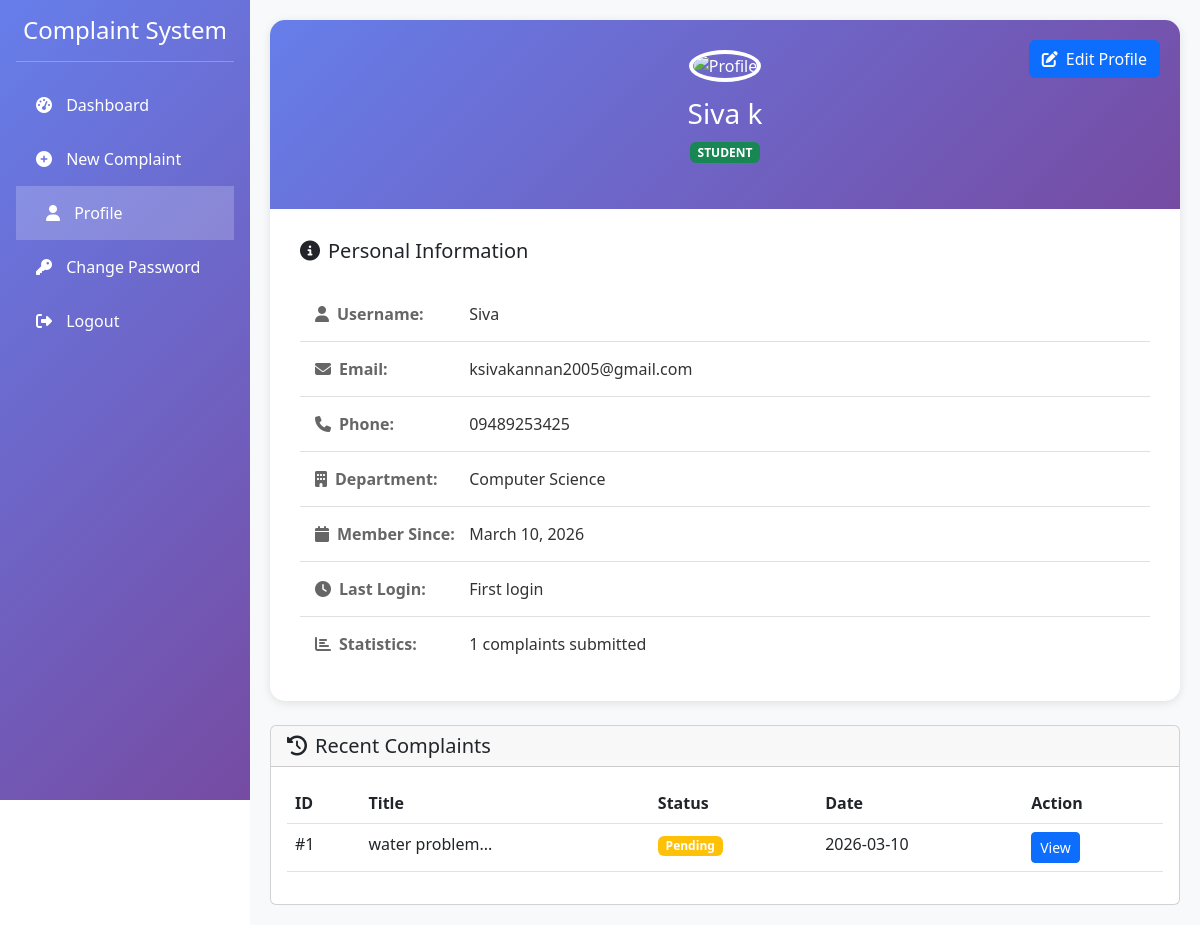
/profile (signed in), run on an earlier commit of the app's database.
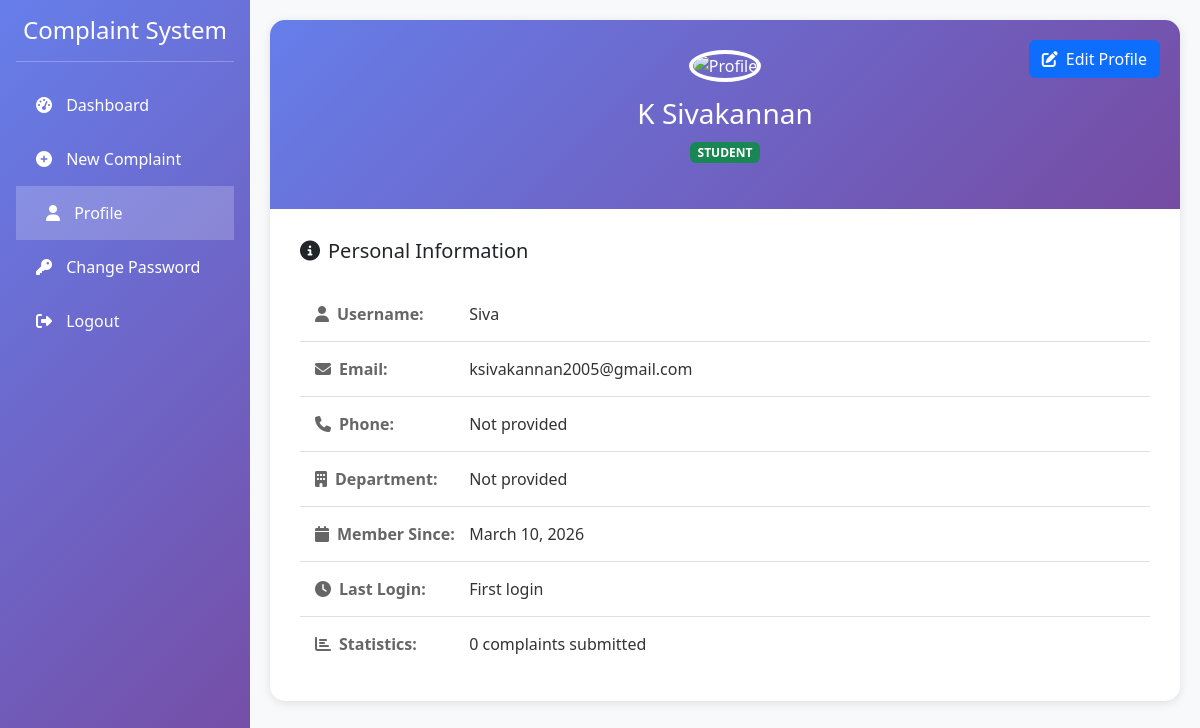
And on a later commit of the database.
### app.py (models this page shows)
class User(db.Model):
    __tablename__ = 'user'
    id = db.Column(db.Integer, primary_key=True)
    username = db.Column(db.String(80), unique=True, nullable=False)
    password = db.Column(db.String(120), nullable=False)
    email = db.Column(db.String(120), unique=True, nullable=False)
    full_name = db.Column(db.String(120), nullable=False)
    role = db.Column(db.String(20), nullable=False, default='student')
    department = db.Column(db.String(50))
    phone = db.Column(db.String(15))
    created_at = db.Column(db.DateTime, default=datetime.utcnow)
    last_login = db.Column(db.DateTime)
    status = db.Column(db.Boolean, default=True)
    complaints = db.relationship('Complaint',
                                foreign_keys='Complaint.user_id',
                                backref='complainant',
                                lazy=True)
    assigned_complaints = db.relationship('Complaint',
                                         foreign_keys='Complaint.assigned_to',
                                         backref='assignee',
                                         lazy=True)

class Complaint(db.Model):
    __tablename__ = 'complaint'
    id = db.Column(db.Integer, primary_key=True)
    user_id = db.Column(db.Integer, db.ForeignKey('user.id'), nullable=False)
    title = db.Column(db.String(200), nullable=False)
    description = db.Column(db.Text, nullable=False)
    category = db.Column(db.String(50), nullable=False)
    priority = db.Column(db.String(20), default='Medium')
    status = db.Column(db.String(20), default='Pending')
    assigned_to = db.Column(db.Integer, db.ForeignKey('user.id'))
    submitted_at = db.Column(db.DateTime, default=datetime.utcnow)
    last_updated = db.Column(db.DateTime, default=datetime.utcnow, onupdate=datetime.utcnow)
    resolved_at = db.Column(db.DateTime)
    attachment = db.Column(db.String(200))
    anonymous = db.Column(db.Boolean, default=False)
    feedback_rating = db.Column(db.Integer)
    feedback_comment = db.Column(db.Text)

### app.py (the view)
@app.route('/profile')
@login_required
def profile():
    user = User.query.get(session['user_id'])
    return render_template('profile.html', user=user)

### app.py (called while the page is built)
def login_required(f):
    @wraps(f)
    def decorated_function(*args, **kwargs):
        if 'user_id' not in session:
            flash('Please login first!', 'warning')
            return redirect(url_for('login'))
        return f(*args, **kwargs)
    return decorated_function

### templates/profile.html (shortened to what the changed rows need)
<!DOCTYPE html>
<html>
<head>
    <link href="https://cdn.jsdelivr.net/npm/bootstrap@5.3.0/dist/css/bootstrap.min.css" rel="stylesheet">
    <link rel="stylesheet" href="https://cdnjs.cloudflare.com/ajax/libs/font-awesome/6.4.0/css/all.min.css">
</head>
<body>
    <div class="main-content">
        <div class="profile-card position-relative">
            <div class="profile-header">
                <img src="{{ url_for('static', filename='uploads/' + (user.profile_pic if user.profile_pic else 'default.jpg')) }}"
                     alt="Profile" class="profile-img">
                <h3>{{ user.full_name }}</h3>
                <p>
                    <span class="badge bg-{{ 'danger' if user.role == 'admin' else 'info' if user.role == 'faculty' else 'success' }}">
                        {{ user.role|upper }}
                    </span>
                </p>
            </div>
            <div class="profile-body">
                <div class="info-row">
                    <span class="info-label"><i class="fas fa-user me-2"></i>Username:</span>
                    <span class="info-value">{{ user.username }}</span>
                </div>
                <div class="info-row">
                    <span class="info-label"><i class="fas fa-envelope me-2"></i>Email:</span>
                    <span class="info-value">{{ user.email }}</span>
                </div>
                <div class="info-row">
                    <span class="info-label"><i class="fas fa-phone me-2"></i>Phone:</span>
                    <span class="info-value">{{ user.phone or 'Not provided' }}</span>
                </div>
                <div class="info-row">
                    <span class="info-label"><i class="fas fa-building me-2"></i>Department:</span>
                    <span class="info-value">{{ user.department or 'Not provided' }}</span>
                </div>
                <div class="info-row">
                    <span class="info-label"><i class="fas fa-calendar me-2"></i>Member Since:</span>
                    <span class="info-value">{{ user.created_at.strftime('%B %d, %Y') }}</span>
                </div>
                <div class="info-row">
                    <span class="info-label"><i class="fas fa-chart-bar me-2"></i>Statistics:</span>
                    <span class="info-value">
                        {% if user.role == 'student' %}
                            {{ user.complaints|length }} complaints submitted
                        {% elif user.role == 'faculty' %}
                            {{ user.assigned_complaints|length }} complaints assigned
                        {% elif user.role == 'admin' %}
                            Administrator access
                        {% endif %}
                    </span>
                </div>
            </div>
        </div>
        {% if user.role == 'student' and user.complaints %}
        <div class="card mt-4">
            <div class="card-header">
                <h5 class="mb-0"><i class="fas fa-history me-2"></i>Recent Complaints</h5>
            </div>
            <div class="card-body">
                <div class="table-responsive">
                    <table class="table table-hover">
                        <thead>
                            <tr>
                                <th>ID</th>
                                <th>Title</th>
                                <th>Status</th>
                                <th>Date</th>
                                <th>Action</th>
                            </tr>
                        </thead>
                        <tbody>
                            {% for complaint in user.complaints[:5] %}
                            <tr>
                                <td>#{{ complaint.id }}</td>
                                <td>{{ complaint.title[:30] }}...</td>
                                <td>
                                    <span class="badge bg-{{ 'warning' if complaint.status == 'Pending' else 'info' if complaint.status == 'In Progress' else 'success' }}">
                                        {{ complaint.status }}
                                    </span>
                                </td>
                                <td>{{ complaint.submitted_at.strftime('%Y-%m-%d') }}</td>
                                <td>
                                    <a href="{{ url_for('view_complaint', complaint_id=complaint.id) }}"
                                       class="btn btn-sm btn-primary">
                                        View
                                    </a>
                                </td>
                            </tr>
                            {% endfor %}
                        </tbody>
                    </table>
                </div>
            </div>
        </div>
        {% endif %}
    </div>
</body>
</html>

What changed in the data, as far as the page shows it:
removed Complaint: id "1", title "water problem", status "Pending", submitted_at "2026-03-10"
changed User "Siva": full_name "Siva k" → "K Sivakannan"; phone "09489253425" → "Not provided"; department "Computer Science" → "Not provided"
Also different on the page:
{{ user.complaints|length }}: "1" → "0"
text no longer shown: "Recent Complaints ID Title Status Date Action"
